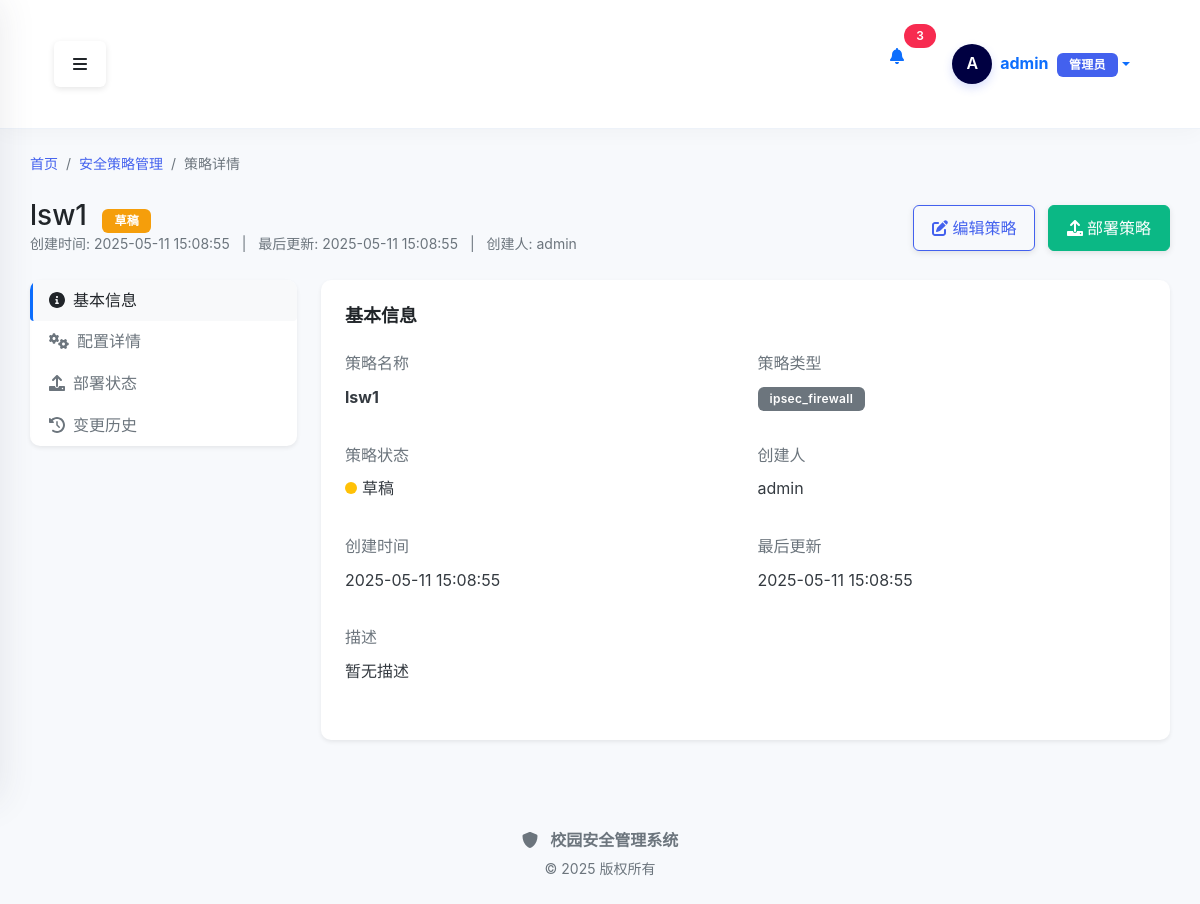
/policy/1 (signed in), run on an earlier commit of the app's database.
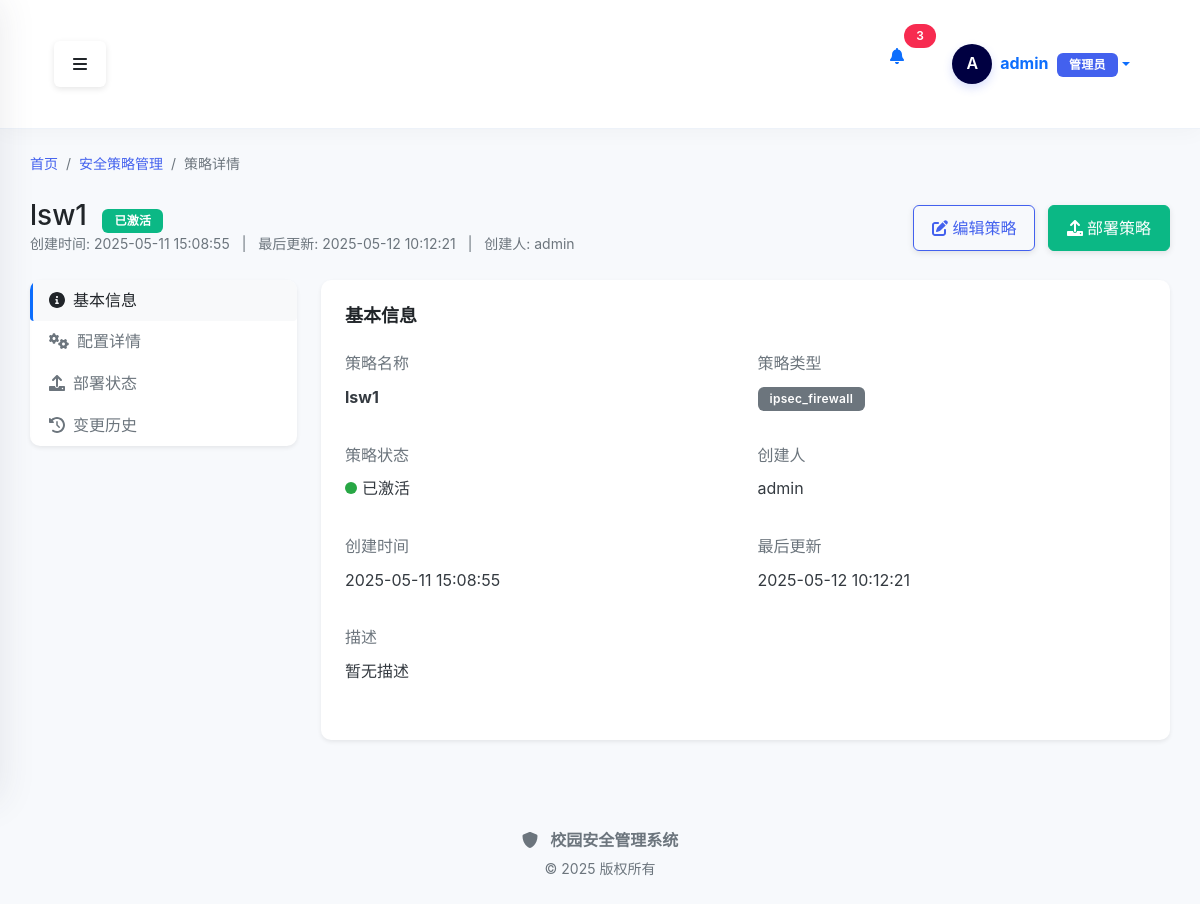
And on a later commit of the database.
### src/modules/auth/models.py (models this page shows, shortened)
class User(db.Model, UserMixin):
    __table_args__ = {'extend_existing': True}
    """用户模型"""
    __tablename__ = 'users'
    id = db.Column(db.Integer, primary_key=True)
    username = db.Column(db.String(64), unique=True, index=True, nullable=False)
    email = db.Column(db.String(120), unique=True, index=True, nullable=False)
    password_hash = db.Column(db.String(128), nullable=False)
    display_name = db.Column(db.String(64))
    phone = db.Column(db.String(20))
    role = db.Column(db.String(20))
    last_login = db.Column(db.DateTime)
    is_active = db.Column(db.Boolean, default=True)
    is_admin = db.Column(db.Boolean, default=False)
    created_at = db.Column(db.DateTime, default=datetime.now)
    updated_at = db.Column(db.DateTime, default=datetime.now, onupdate=datetime.now)

### src/modules/policy/models/policy.py (models this page shows, shortened)
class Policy(db.Model):
    __tablename__ = 'policy'
    id = Column(Integer, primary_key=True)
    name = Column(String(64), nullable=False)
    type = Column(String(32), nullable=False)
    description = Column(Text)
    config = Column(JSON, nullable=False)
    status = Column(String(16), nullable=False, default='draft')
    created_by = Column(Integer, ForeignKey('users.id'), nullable=False)
    created_at = Column(DateTime, nullable=False, default=datetime.utcnow)
    updated_at = Column(DateTime, nullable=False, default=datetime.utcnow, onupdate=datetime.utcnow)
    creator = relationship('User', backref='policies', lazy='select')
    deployments = relationship('PolicyDeployment', backref='policy', cascade='all, delete-orphan')
    audit_logs = relationship('PolicyAuditLog', backref='policy')
    alerts = relationship('PolicyAlert', backref='policy')

### src/modules/policy/routes/policy_view_routes.py (the view, shortened to what this page needs)
@policy_view_bp.route('/<int:policy_id>', methods=['GET'])
@login_required
def detail(policy_id):
    policy_service = PolicyService()
    success, policy = policy_service.get_policy(policy_id)
    if not success:
        flash('策略不存在', 'danger')
        return redirect(url_for('policy_view.index'))
    user_service = UserService()
    if policy.created_by:
        try:
            success, user = user_service.get_user_by_id(policy.created_by)
            if success and user:
                policy.creator_name = user.username
            else:
                policy.creator_name = f"用户{policy.created_by}"
        except Exception:
            policy.creator_name = f"用户{policy.created_by}"
    else:
        policy.creator_name = "-"
    from src.modules.policy.services.policy_deploy_service import PolicyDeployService
    deploy_service = PolicyDeployService()
    deployments = deploy_service.get_deployments_by_policy(policy.id) if hasattr(deploy_service, 'get_deployments_by_policy') else []
    from src.modules.policy.services.policy_audit_service import PolicyAuditService
    audit_service = PolicyAuditService()
    audit_logs = audit_service.get_logs_by_policy(policy.id) if hasattr(audit_service, 'get_logs_by_policy') else []
    for log in audit_logs:
        if hasattr(log, 'user_id') and log.user_id:
            try:
                success, user = user_service.get_user_by_id(log.user_id)
                if success and user:
                    log.user_name = user.username
                else:
                    log.user_name = f"用户{log.user_id}"
            except Exception:
                log.user_name = f"用户{log.user_id}"
        else:
            log.user_name = "系统"
    return render_template(
        'policy/detail.html',
        title='策略详情',
        policy=policy,
        deployments=deployments,
        audit_logs=audit_logs
    )

### src/templates/policy/detail.html (shortened to what this page needs)
{% extends "base.html" %}
{% block content %}
<div class="container-fluid">
    <nav aria-label="breadcrumb" class="mb-4">
        <ol class="breadcrumb">
            <li class="breadcrumb-item"><a href="{{ url_for('index') }}">首页</a></li>
            <li class="breadcrumb-item"><a href="{{ url_for('policy_view.index') }}">安全策略管理</a></li>
            <li class="breadcrumb-item active" aria-current="page">策略详情</li>
        </ol>
    </nav>
    <div class="d-flex justify-content-between align-items-center mb-4">
        <div>
            <h1 class="h3 mb-0 text-gray-800">{{ policy.name }}
                {% if policy.status == 'active' %}
                <span class="badge bg-success ms-2">已激活</span>
                {% elif policy.status == 'draft' %}
                <span class="badge bg-warning ms-2">草稿</span>
                {% elif policy.status == 'deleted' %}
                <span class="badge bg-danger ms-2">已删除</span>
                {% endif %}
            </h1>
            <p class="text-muted small mb-0">
                <span>创建时间: {{ policy.created_at.strftime('%Y-%m-%d %H:%M:%S') }}</span>
                <span class="mx-2">|</span>
                <span>最后更新: {{ policy.updated_at.strftime('%Y-%m-%d %H:%M:%S') }}</span>
                <span class="mx-2">|</span>
                <span>创建人: {{ policy.creator_name if policy.creator_name is defined else '用户' + policy.created_by|string }}</span>
            </p>
        </div>
        <div>
            {% if policy.status != 'deleted' %}
            <a href="{{ url_for('policy_view.edit', policy_id=policy.id) }}" class="btn btn-outline-primary">
                <i class="fas fa-edit me-1"></i>编辑策略
            </a>
            <a href="{{ url_for('policy_view.deploy', policy_id=policy.id) }}" class="btn btn-success ms-2">
                <i class="fas fa-upload me-1"></i>部署策略
            </a>
            {% endif %}
        </div>
    </div>
    <div class="row">
        <div class="col-md-3 mb-4">
            <div class="card shadow-sm">
                <div class="card-body p-0">
                    <div class="nav flex-column nav-pills" id="v-pills-tab" role="tablist" aria-orientation="vertical">
                        <a class="nav-link active" id="v-pills-basic-tab" data-bs-toggle="pill" href="#v-pills-basic" role="tab" aria-controls="v-pills-basic" aria-selected="true">
                            <i class="fas fa-info-circle me-2"></i>基本信息
                        </a>
                        <a class="nav-link" id="v-pills-config-tab" data-bs-toggle="pill" href="#v-pills-config" role="tab" aria-controls="v-pills-config" aria-selected="false">
                            <i class="fas fa-cogs me-2"></i>配置详情
                        </a>
                        <a class="nav-link" id="v-pills-deployment-tab" data-bs-toggle="pill" href="#v-pills-deployment" role="tab" aria-controls="v-pills-deployment" aria-selected="false">
                            <i class="fas fa-upload me-2"></i>部署状态
                        </a>
                        <a class="nav-link" id="v-pills-history-tab" data-bs-toggle="pill" href="#v-pills-history" role="tab" aria-controls="v-pills-history" aria-selected="false">
                            <i class="fas fa-history me-2"></i>变更历史
                        </a>
                    </div>
                </div>
            </div>
        </div>
        <div class="col-md-9">
            <div class="card shadow-sm">
                <div class="card-body">
                    <div class="tab-content" id="v-pills-tabContent">
                        <div class="tab-pane fade show active" id="v-pills-basic" role="tabpanel" aria-labelledby="v-pills-basic-tab">
                            <h5 class="card-title mb-4">基本信息</h5>
                            <div class="row">
                                <div class="col-md-6 mb-3">
                                    <label class="form-label text-muted">策略名称</label>
                                    <p class="fw-bold">{{ policy.name }}</p>
                                </div>
                                <div class="col-md-6 mb-3">
                                    <label class="form-label text-muted">策略类型</label>
                                    <p>
                                        {% if policy.type == 'ipsec' %}
                                        <span class="badge bg-info">IPSec</span>
                                        {% elif policy.type == 'ssl' %}
                                        <span class="badge bg-primary">SSL VPN</span>
                                        {% else %}
                                        <span class="badge bg-secondary">{{ policy.type }}</span>
                                        {% endif %}
                                    </p>
                                </div>
                                <div class="col-md-6 mb-3">
                                    <label class="form-label text-muted">策略状态</label>
                                    <p>
                                        {% if policy.status == 'active' %}
                                        <span><span class="policy-status status-active"></span>已激活</span>
                                        {% elif policy.status == 'draft' %}
                                        <span><span class="policy-status status-draft"></span>草稿</span>
                                        {% elif policy.status == 'deleted' %}
                                        <span><span class="policy-status status-deleted"></span>已删除</span>
                                        {% endif %}
                                    </p>
                                </div>
                                <div class="col-md-6 mb-3">
                                    <label class="form-label text-muted">创建人</label>
                                    <p>{{ policy.creator_name if policy.creator_name is defined else '用户' + policy.created_by|string }}</p>
                                </div>
                                <div class="col-md-6 mb-3">
                                    <label class="form-label text-muted">创建时间</label>
                                    <p>{{ policy.created_at.strftime('%Y-%m-%d %H:%M:%S') }}</p>
                                </div>
                                <div class="col-md-6 mb-3">
                                    <label class="form-label text-muted">最后更新</label>
                                    <p>{{ policy.updated_at.strftime('%Y-%m-%d %H:%M:%S') }}</p>
                                </div>
                                <div class="col-md-12 mb-3">
                                    <label class="form-label text-muted">描述</label>
                                    <p>{{ policy.description or '暂无描述' }}</p>
                                </div>
                            </div>
                        </div>
                    </div>
                </div>
            </div>
        </div>
    </div>
</div>
{% endblock %}

### src/templates/base.html (shortened to what this page needs)
<!DOCTYPE html>
<html lang="zh-CN">
<head>
    <link href="https://cdn.jsdelivr.net/npm/bootstrap@5.1.3/dist/css/bootstrap.min.css" rel="stylesheet">
    <link rel="stylesheet" href="https://cdnjs.cloudflare.com/ajax/libs/font-awesome/6.0.0/css/all.min.css">
    <link rel="stylesheet" href="{{ url_for('static', filename='css/style.css') }}?v={{ range(1, 10000) | random }}">
</head>
<body>
    <div class="d-flex" id="wrapper">
        <div id="page-content-wrapper">
            <nav class="navbar navbar-expand-lg navbar-light top-navbar">
                <div class="container-fluid">
                    <button class="btn" id="menu-toggle" aria-label="切换侧边栏">
                        <i class="fas fa-bars"></i>
                    </button>
                    <div class="d-flex ms-auto">
                        {% if current_user.is_authenticated %}
                        <div class="nav-item dropdown me-3">
                            <a class="nav-link position-relative" href="#" id="notificationsDropdown" role="button" data-bs-toggle="dropdown" aria-expanded="false">
                                <i class="fas fa-bell"></i>
                                <span class="position-absolute top-0 start-100 translate-middle badge rounded-pill bg-danger">
                                    3
                                </span>
                            </a>
                        </div>
                        <div class="nav-item dropdown user-dropdown">
                            <a class="nav-link dropdown-toggle d-flex align-items-center" href="#" id="navbarDropdown" role="button" data-bs-toggle="dropdown" aria-expanded="false">
                                <div class="user-avatar-container me-2">
                                    <div class="user-avatar-circle">
                                        <span class="avatar-text">{{ current_user.username[0]|upper }}</span>
                                    </div>
                                </div>
                                <div class="user-info d-none d-md-block">
                                    <span class="fw-bold">{{ current_user.username }}</span>
                                    <span class="badge bg-primary ms-1">{{ current_user.role or ('管理员' if current_user.is_admin else '用户') }}</span>
                                </div>
                            </a>
                        </div>
                        {% else %}
                        <div class="nav-item">
                            <a class="btn btn-primary btn-sm" href="{{ url_for('auth.login') }}">
                                <i class="fas fa-sign-in-alt me-1"></i>登录
                            </a>
                        </div>
                        {% endif %}
                    </div>
                </div>
            </nav>
            <div class="content-container">
                {% block content %}{% endblock %}
            </div>
            <footer class="footer mt-auto py-3">
                <div class="container-fluid text-center text-muted">
                    <div class="footer-brand mb-1">
                        <i class="fas fa-shield-alt me-2"></i>
                        <span class="fw-bold">校园安全管理系统</span>
                    </div>
                    <p class="small mb-0">© 2025 版权所有</p>
                </div>
            </footer>
        </div>
    </div>
</body>
</html>

What changed in the data, as far as the page shows it:
changed Policy "lsw1": status "draft" → "active" (drawn); updated_at "2025-05-11 15:08:55" → "2025-05-12 10:12:21"
Also different on the page:
text no longer shown: "草稿 草稿"
text now shown: "已激活 已激活"
